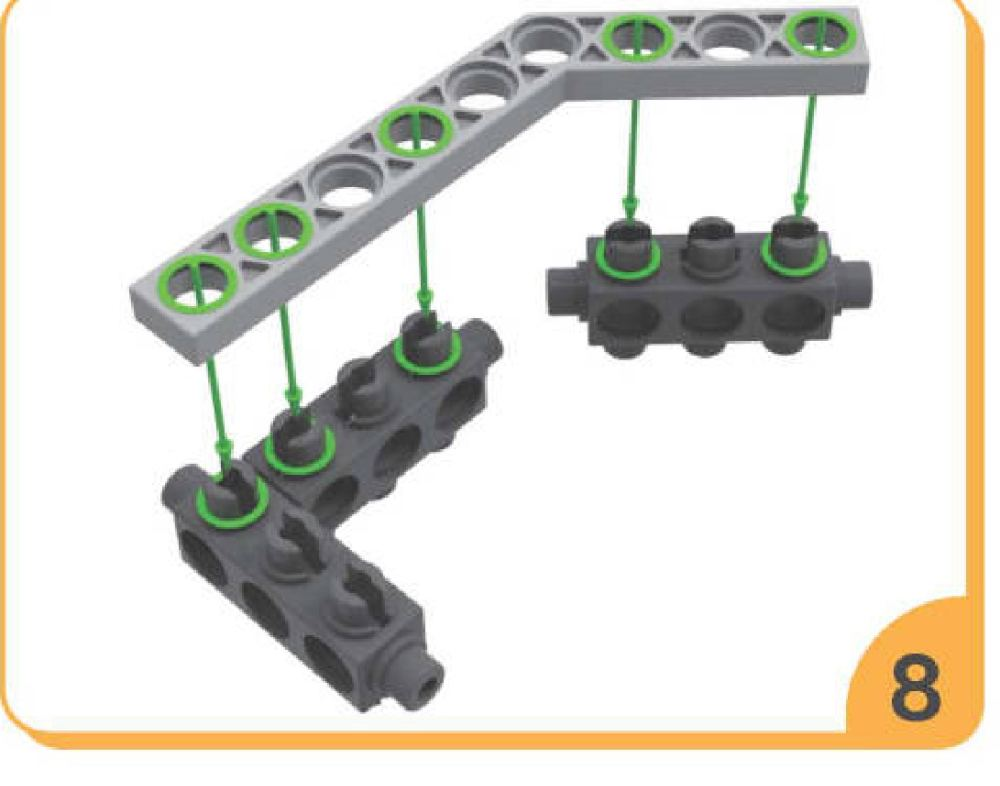
#> input picture scripts/assembly-tools/refs/steercar/08.jpg, 1000 x 786 px, found by its file name; its folder holds only this picture in this run
$ python silfit8.py
#> lines starting #> are read from the running program, lines starting #| are printed output that depends on the picture; after the words box and inside, x2 and y2 are one past the last pixel; in counts of white or black regions, pixels touching at a corner belong together
### scripts/assembly-tools/_silfit_proto/silfit7.py
# 7번(4번의 거울 쪽): 3단블록 둘 실루엣 겹침으로 카메라·배치 가설을 푼다 — 눈으로 점을 읽지 않음
import sys, math, itertools
sys.path.insert(0, "C:/Users/user/Downloads/invent_school/scripts/assembly-tools")
sys.argv = ["x"]
import numpy as np, cv2
from scipy.optimize import minimize
sys.stdout.reconfigure(encoding="utf-8")
SP = "C:/Users/user/AppData/Local/Temp/claude/C--Users-user-Downloads/d23b294b-4abb-4fbf-963d-542f38772228/scratchpad/"
STEP = int(__import__("os").environ.get("STEP", "7"))
im = cv2.imread("C:/Users/user/Downloads/invent_school/scripts/assembly-tools/refs/steercar/%02d.jpg" % STEP); Hh, Ww = im.shape[:2]
#> further down, im is the input picture: shape (786, 1000, 3); mean B, G, R 211.4, 218.8, 220.6
#> after `Hh, Ww = im.shape[:2]`: Hh = 786; Ww = 1000
hsv = cv2.cvtColor(im, cv2.COLOR_BGR2HSV); gray = cv2.cvtColor(im, cv2.COLOR_BGR2GRAY)
#> after `hsv = cv2.cvtColor(im, cv2.COLOR_BGR2HSV)`: hsv: shape (786, 1000, 3); mean H, S, V 27.3, 15.8, 223.4
#> after `gray = cv2.cvtColor(im, cv2.COLOR_BGR2GRAY)`:
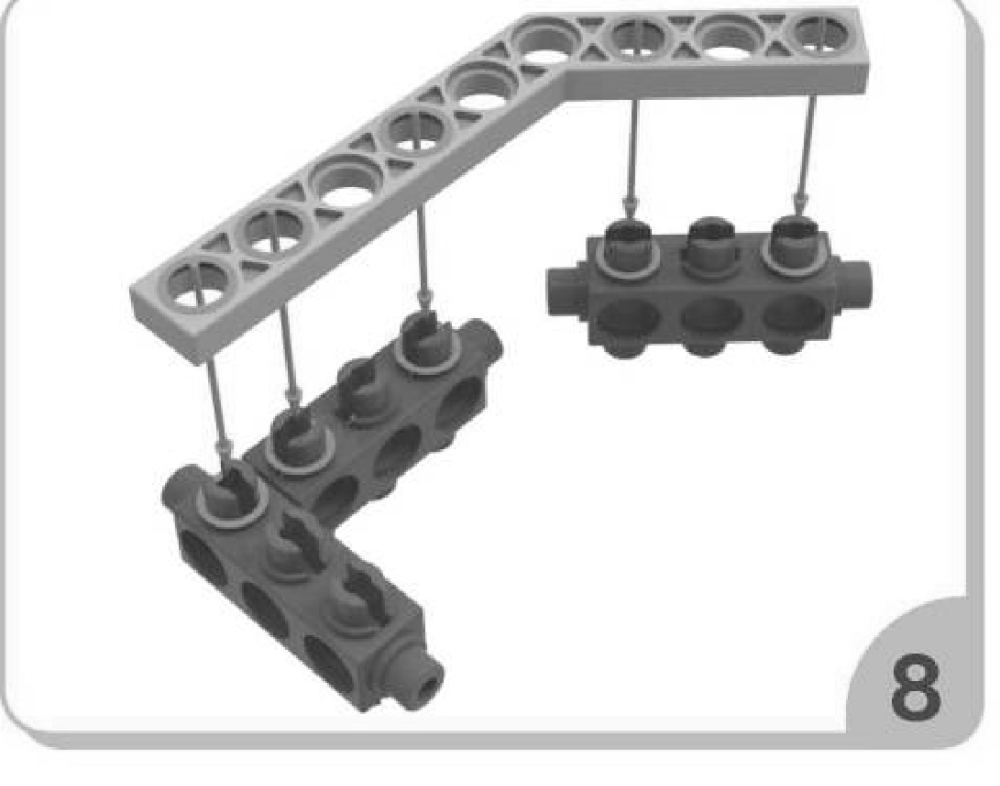
#> gray: shape (786, 1000); min 35, max 255, mean 218.5
book = ((gray < 225) & (hsv[..., 1] < 60)).astype(np.uint8); book = cv2.morphologyEx(book, cv2.MORPH_OPEN, np.ones((3, 3), np.uint8))
#> after `book = ((gray < 225) & (hsv[..., 1] < 60)).astype(np.uint8)`:
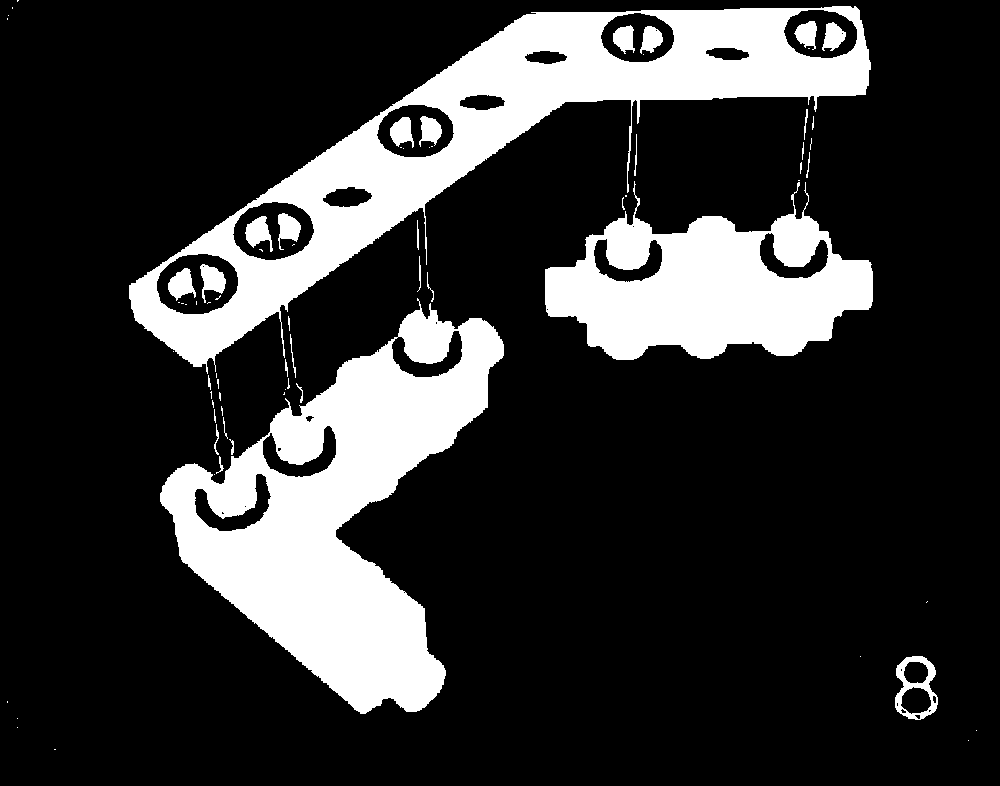
#> book: shape (786, 1000); values 0 (black) and 1 (white), 20.2% white; 74 white regions (44 under 20 px), largest, box (x1, y1, x2, y2) and area: (160, 298, 504, 714) 60262, (129, 6, 871, 374) 59220, (545, 181, 873, 360) 32608
#> after `book = cv2.morphologyEx(book, cv2.MORPH_OPEN, np.ones((3, 3), np.uint8`:
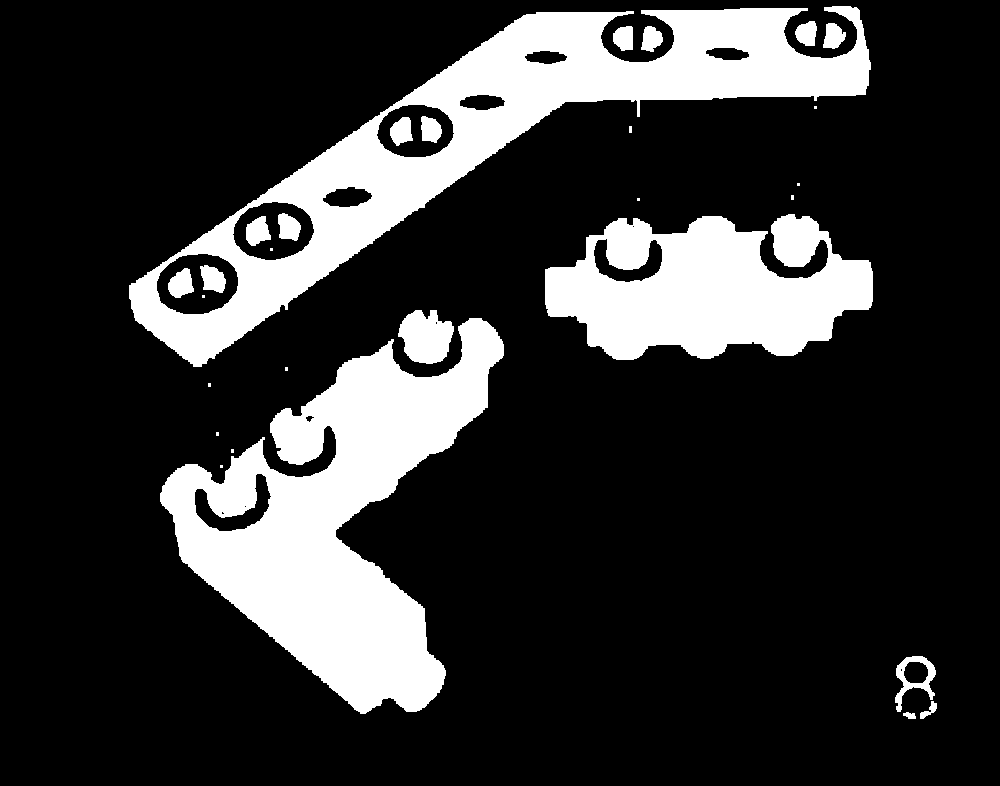
#> book: shape (786, 1000); values 0 (black) and 1 (white), 20% white; 29 white regions (11 under 20 px), largest, box (x1, y1, x2, y2) and area: (129, 6, 871, 367) 58768, (160, 318, 504, 714) 57940, (545, 214, 873, 360) 32396
gm = ((hsv[..., 1] > 70) & (hsv[..., 0] > 30) & (hsv[..., 0] < 95)).astype(np.uint8); noign = (cv2.dilate(gm, np.ones((9, 9), np.uint8)) == 0)
#> after `gm = ((hsv[..., 1] > 70) & (hsv[..., 0] > 30) & (hsv[..., 0] < 95)).as`:
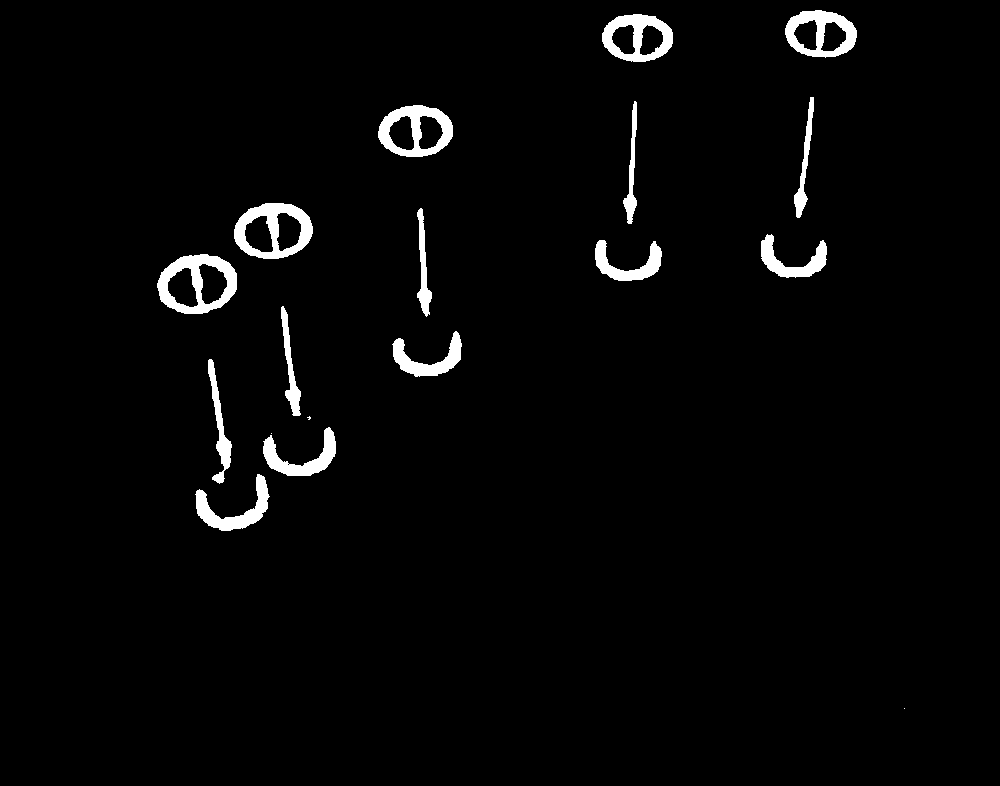
#> gm: shape (786, 1000); values 0 (black) and 1 (white), 2.5% white; 18 white regions (3 under 20 px), largest, box (x1, y1, x2, y2) and area: (157, 254, 237, 314) 2215, (234, 203, 313, 259) 2105, (378, 105, 453, 157) 1887
#> after `noign = cv2.dilate(gm, np.ones((9, 9), np.uint8)) == 0`:
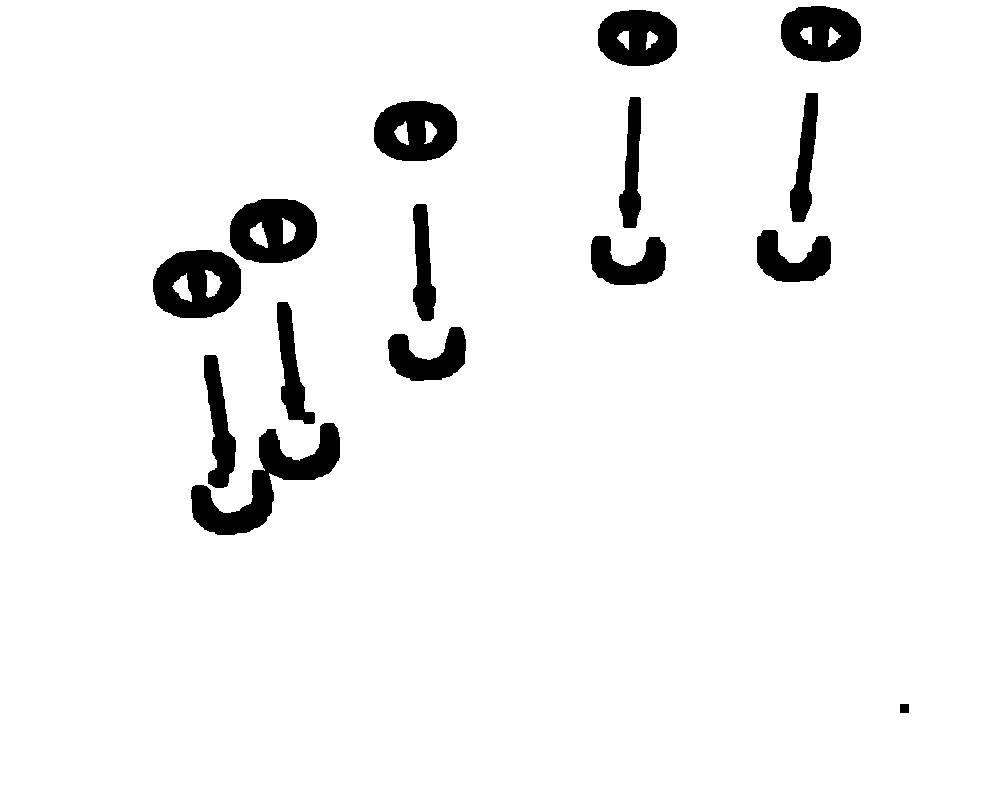
#> noign: shape (786, 1000) bool; 94.7% white; 15 black regions, largest, box (x1, y1, x2, y2) and area: (191, 423, 340, 535) 5499, (153, 250, 241, 318) 4354, (230, 199, 317, 263) 4120
def block_pieces():
    P = [np.array([[sx * 15, sy * 5, sz * 5] for sx in (-1, 1) for sy in (-1, 1) for sz in (-1, 1)], float)]
    def cyl(c, ax, a0, a1, r=3.8, n=14):
        pts = []
        for t in np.linspace(0, 2 * math.pi, n, endpoint=False):
            for a in (a0, a1):
                if ax == "z": pts.append([c[0] + r * math.cos(t), c[1] + r * math.sin(t), a])
                else: pts.append([a, c[1] + r * math.cos(t), c[2] + r * math.sin(t)])
        return np.array(pts, float)
    for x in (-10, 0, 10): P.append(cyl((x, 0), "z", 5, 10)); P.append(cyl((x, 0), "z", -10, -5))
    P.append(cyl((0, 0, 0), "x", 15, 20)); P.append(cyl((0, 0, 0), "x", -20, -15))
    return P
PIECES = block_pieces()
RB = np.array([[1, 0, 0], [0, 0, 1], [0, -1, 0]], float)   # 받는 블록: x̂→X, ŷ→−Z, ẑ→Y
RA = np.array([[0, 1, 0], [0, 0, 1], [1, 0, 0]], float)    # 끼우는 블록(4번과 같은 자세): x̂→Z, ŷ→X, ẑ→Y
# [28 lines left out: functions placed, mk_cam, render, loss, not called in this run]
# [17 lines that do not run on import are left out]

### scripts/assembly-tools/_silfit_proto/silfit8.py
# 8번(5번의 거울 쪽): 7번 조립(블록 둘) + 단독 블록 + 135도 프레임 실루엣 겹침으로 배치 가설과 카메라를 푼다
import sys, math, os
os.environ["STEP"] = "8"
sys.path.insert(0, "."); sys.path.insert(0, "C:/Users/user/Downloads/invent_school/scripts/assembly-tools")
import numpy as np, cv2
from scipy.optimize import minimize
import silfit7 as S7
sys.stdout.reconfigure(encoding="utf-8")
HF = {"h%d" % i: v for i, v in enumerate([(-34.5, -9.5), (-27.5, -2.5), (-20.5, 4.5), (-13.5, 11.5), (-3.5, 11.5), (6.5, 11.5), (16.5, 11.5), (26.5, 11.5), (36.5, 11.5)], 1)}
def frame_pieces(hw=5.0, ext=5.0, es=6.15, ee=6.15):
#> called with hw = 5, ext = 5, es = 6.15, ee = 6.15
    hs = [HF["h%d" % i] for i in range(1, 10)]; P = []
    for (x0, z0), (x1, z1) in zip(hs[:-1], hs[1:]):
        d = np.array([x1 - x0, z1 - z0]); L = np.linalg.norm(d); d /= L; n = np.array([-d[1], d[0]]); pts = []
        e0 = es if (x0, z0) == HF["h1"] else ext; e1 = ee if (x1, z1) == HF["h9"] else ext
        for e in ((x0, z0, -e0), (x1, z1, e1)):
            for sn in (-hw, hw):
                for sy in (-2.5, 2.5): pts.append([e[0] + n[0] * sn + d[0] * e[2], sy, e[1] + n[1] * sn + d[1] * e[2]])
        P.append(np.array(pts, float))
    return P
# 책 마스크의 구멍(프레임 구멍·링 속 흰 곳)은 모델 실루엣(속이 찬 볼록 조각)과 비교하려고 메운다
_c, _ = cv2.findContours(S7.book, cv2.RETR_EXTERNAL, cv2.CHAIN_APPROX_SIMPLE); _f = np.zeros_like(S7.book); cv2.drawContours(_f, _c, -1, 1, -1); S7.book = _f; S7.noign = (S7.noign & (np.arange(S7.Ww)[None, :] + 0 * np.arange(S7.Hh)[:, None] < 840) | (np.zeros_like(S7.noign, bool))) if False else S7.noign.copy(); S7.noign[600:, 840:] = False   # 쪽 번호 '8' 은 부품이 아니다
FP = frame_pieces()
RF_A = np.array([[0, 0, -1.0], [0, 1.0, 0], [1.0, 0, 0]])    # 가설 a: x̂→+Z, ŷ→+Y, ẑ→−X (비스듬한 팔이 +X 쪽으로 — 5번의 거울)
RF_B = np.array([[0, 0, 1.0], [0, -1.0, 0], [1.0, 0, 0]])    # 가설 b: 5번과 같은 프레임 자세
RS_A = np.array([[-0.70710678, 0.70710678, 0.0], [0, 0, 1.0], [0.70710678, 0.70710678, 0.0]])
RS_B = np.array([[0.70710678, 0.70710678, 0.0], [0, 0, 1.0], [0.70710678, -0.70710678, 0.0]])
def scene(hyp, hover, hw=5.0, es=6.15, ee=6.15):
    RF = RF_A if hyp == "a" else RF_B; RS = RS_A if hyp == "a" else RS_B
    h9 = np.array([-10.0, 17.5 + hover, -5.0]); org = h9 - RF @ np.array([HF["h9"][0], 0.0, HF["h9"][1]])
    out = [(RF @ pc.T).T + org for pc in frame_pieces(hw, 5.0, es, ee)]
    h2 = org + RF @ np.array([HF["h2"][0], 0.0, HF["h2"][1]]); cS = np.array([h2[0], 10.0, h2[2]])
    out += [(RS @ pc.T).T + cS for pc in S7.PIECES]
    out += [(S7.RB @ pc.T).T + np.array([0, 10.0, -5.0]) for pc in S7.PIECES]
    out += [(S7.RA @ pc.T).T + np.array([-10.0, 10.0, -25.0]) for pc in S7.PIECES]
    return out
def render(p, hyp):
    az, el, dist, fov, ox, oy, hover = p[:7]; hw = p[7] if len(p) > 7 else 5.0; es = p[8] if len(p) > 8 else 6.15; ee = p[9] if len(p) > 9 else 6.15; rv, tv, K = S7.mk_cam(az, el, dist, fov, ox, oy); m = np.zeros((S7.Hh, S7.Ww), np.uint8)
    for pc in scene(hyp, hover, hw, es, ee):
        q = cv2.projectPoints(pc, rv, tv, K, None)[0].reshape(-1, 2)
        if not np.all(np.isfinite(q)) or np.abs(q).max() > 1e5: return None
        cv2.fillConvexPoly(m, cv2.convexHull(q.astype(np.float32)).astype(np.int32), 1)
    return m
def loss(p, hyp):
    if p[3] < 8 or p[3] > 60 or p[6] < 0 or p[6] > 120 or p[2] < 50 or p[2] > 3000 or p[1] < 5 or p[1] > 85 or (len(p) > 7 and not 4.0 <= p[7] <= 8.0) or (len(p) > 9 and not (0.0 <= p[8] <= 14.0 and 0.0 <= p[9] <= 14.0)): return 9.0
    m = render(p, hyp)
    if m is None: return 9.0
    a = m & S7.noign.astype(np.uint8); b = S7.book & S7.noign.astype(np.uint8)
    return 1.0 - int((a & b).sum()) / max(1, int((a | b).sum()))
if __name__ == "__main__":
#> (the run stopped early here; a loop or call above may not have finished)
